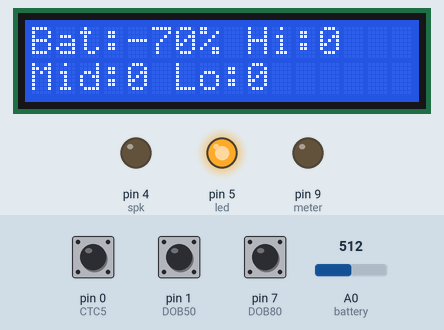
This sketch was run on a simulated Arduino Uno, built with avr-gcc and run on an emulated ATmega328P. Parts: 16×2 character LCD, output pins drawn as LEDs (lit = HIGH). The test bench sets the inputs (shaded band); at power-on: A0 (battery) = 512, pin 0 (CTC5) HIGH, pin 1 (DOB50) HIGH, pin 7 (DOB80) HIGH.

Above: at 3.3 s.
3.4 s: A0 (battery) set to 716
At 4.6 s:
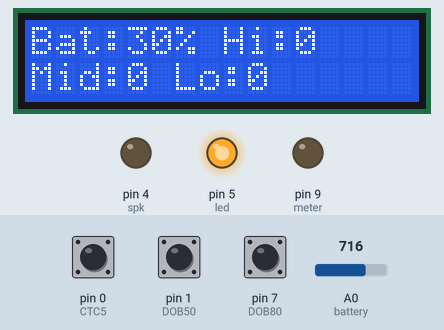
4.9 s: A0 (battery) set to 900
At 5.6 s:
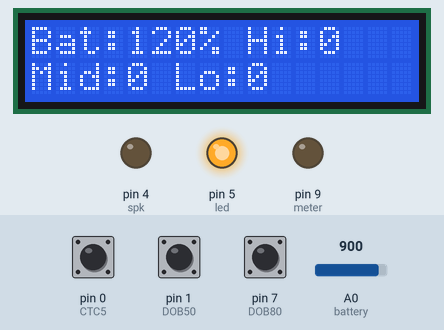
6.5 s: A0 (battery) set to 1023
At 7.2 s:
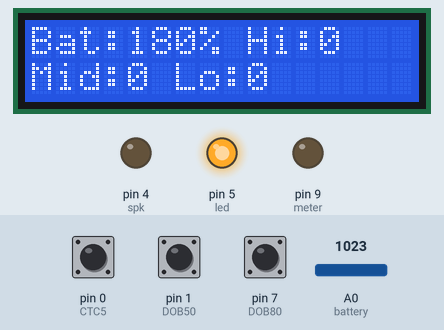
8.0 s: pin 0 (CTC5) pulsed LOW 2 times (0.12 s each, 0.3 s apart)
At 8.27 s:
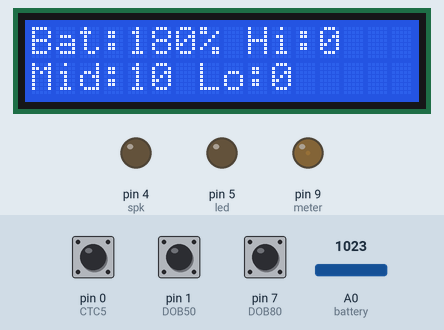
10.1 s: A0 (battery) set to 686
At 10.29 s:
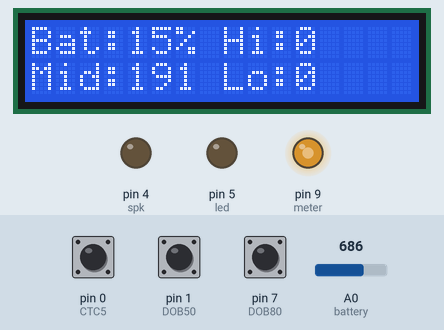
11.7 s: A0 (battery) set to 665
At 11.93 s:
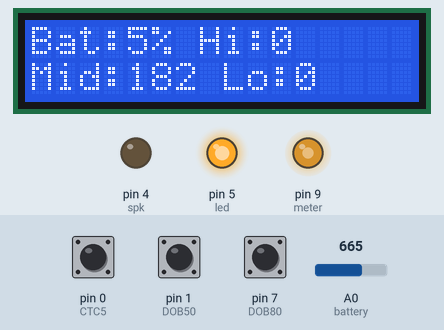
Timing chart, 0 to 14.7 s (numbered marks = the images above; inputs shaded):
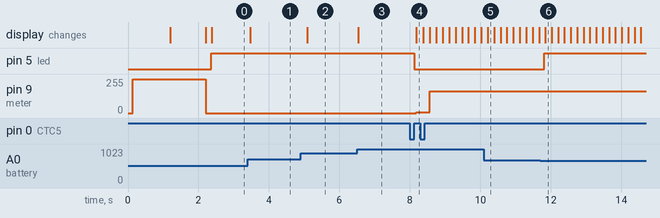

The sketch:

3_tube_Geiger_counter.ino
```cpp
/* Triple tube Geiger Counter project
    (c) A.G.Doswell April 2020

    DOB-50 Tube for Beta/Gamma
    DOB-80 Tube for Beta/Gamma & X-rays
    CTC5 tube for Hard Beta & Gamma

    Hardware details can be found at andydoz.blogspot.com

    Compile with -02 switch for maximum performance.

*/
#include <Wire.h>
#include <LiquidCrystal_I2C.h>
unsigned int spk = 4; // Speaker drive transistor connected to pin 4
unsigned int led = 5; // Battery Low/Counter LED connected to pin 5
unsigned int meter = 9;// Analogue meter drive transistor connected to pin 9
unsigned int battery = A0; // Pin used to monitor LiPo voltage
unsigned int DOB50 = 1; // Pin where DOB-50 output connects from Q3
unsigned int CTC5 = 0; // Pin where CTC5 output connects from Q5
unsigned int DOB80 = 7; // Pin where DOB80 connects from Q4
unsigned int peakMeterVal; // Peak read value for analogue meter
unsigned int DOB50peak;
unsigned int DOB80peak;
unsigned int CTC5peak;
int writeMeterVal;
unsigned loopcounter;
volatile boolean DOB50flag; // flags to show which tube has triggered
boolean DOB80flag;
boolean CTC5flag;
boolean DOB80HIGH; // flags used for "software" falling edge interrupt
boolean CTC5HIGH;
boolean DOB50HIGH;
unsigned long lastDOB50; //Timing of last pulses arrived from each tube
unsigned long lastDOB80;
unsigned long lastCTC5;
long DOB50CPM; // Counts per minute for each tube.
long DOB80CPM;
long CTC5CPM;
LiquidCrystal_I2C  lcd(0x3F, 16, 2);


void setup() {
  pinMode (spk, OUTPUT); // Set up pins
  pinMode (led, OUTPUT);
  pinMode (meter, OUTPUT);
  pinMode (battery, INPUT);
  pinMode (DOB50, INPUT);
  pinMode (CTC5, INPUT);
  pinMode (DOB80, INPUT);
  pinMode (0, INPUT);
  lcd.init();// start I2C LCD
  lcd.begin(16, 2); // set up the LCD as 16 x 2 display
  lcd.setBacklight(HIGH);
  lcd.clear();
  analogWrite (meter, 255);
  lcd.println(" 3 Tube Geiger  "); //splash screen
  lcd.setCursor(0, 1);
  lcd.println("    Counter     ");
  delay (1000);
  lcd.clear();
  lcd.print("andydoz.blogspot");
  lcd.setCursor(0, 1);
  lcd.print(".com     (c)2020");
  delay (1000);
  lcd.clear();
  analogWrite (meter, 0);
  lastDOB50 = millis(); //Update all timers for tubes
  lastDOB80 = millis();
  lastCTC5 = millis();

}

void loop() {
  if (!digitalRead (DOB80)) { // if the DOB80 tube gets a pulse
    DOB80HIGH = true;
  }
  if (DOB80HIGH && digitalRead(DOB80)) { //set the flag when it falls.
    DOB80flag = true;
    DOB80HIGH = false;
  }

  if (!digitalRead (CTC5)) { // if the CTC5 tube gets a pulse
    CTC5HIGH = true;
    //CTC5flag = true;
  }
  if (CTC5HIGH && digitalRead(CTC5)) {// set the flag when it falls.
    CTC5flag = true;
    CTC5HIGH = false;
  }

  if (!digitalRead (DOB50)) { // if the DOB80 tube gets a pulse
    DOB50HIGH = true;
  }
  if (DOB50HIGH && digitalRead(DOB50)) { //set the flag when it falls.
    DOB50flag = true;
    DOB50HIGH = false;
  }

  if (DOB50flag || DOB80flag || CTC5flag) { //if any tube gets a pulse, update the results
    processResults();
  }
  else { //only update the display when there's no pulses, and the loop counter's been round a while.
    if (loopcounter >= 10000) {
      updateLCD();
      loopcounter = 0;
    }
  }
  loopcounter++;
}

void tick() {
  digitalWrite (spk, HIGH); // make the speaker click, and flash the LED.
  digitalWrite (led, HIGH);
  digitalWrite (led, LOW);
  digitalWrite (spk, LOW);
}

float BatteryCheck() { //get the battery voltage

  int sensorValue = analogRead(battery);
  float voltage = sensorValue * (5.0 / 1023.0);
  return voltage;
}

void DOB50detect() { //ISR for DOB50 tube
  DOB50flag = true;
}

void processResults () {
  if (DOB50flag) {
    DOB50CPM = (60000 / (millis() - lastDOB50)) ; // Calculate counts per minute.
    tick();
    lastDOB50 = millis();
    DOB50flag = false;
    if (DOB50CPM > DOB50peak) {
      DOB50peak = DOB50CPM;
    }
  }
  if (DOB80flag) {
    DOB80CPM = (60000 / (millis() - lastDOB80)) ;
    tick();
    lastDOB80 = millis();
    DOB80flag = false;
    if (DOB80CPM > DOB80peak) {
      DOB80peak = DOB80CPM;
    }
  }
  if (CTC5flag) {
    CTC5CPM = (60000 / (millis() - lastCTC5))  ;
    tick();
    lastCTC5 = millis();
    CTC5flag = false;
    if (CTC5CPM > CTC5peak) {
      CTC5peak = CTC5CPM;
    }
  }
}

void updateLCD () { // Check the battery, update the LCD display with all current results
  float  batVoltage = BatteryCheck();
  batVoltage = 100 * (batVoltage - 3.2 );
  if (batVoltage <= 10) { // if the battery is less than 10% remaining, switch the LED on permanently
    digitalWrite (led, HIGH);
  }
  lcd.setCursor(0, 0); //Display resuluts to LCD
  lcd.print("Bat:");
  lcd.print(batVoltage, 0);
  lcd.print("% ");
  lcd.print("Hi:");
  lcd.print(DOB50peak);
  lcd.print(" ");
  lcd.setCursor(0, 1);
  lcd.print("Mid:");
  lcd.print(CTC5peak);
  lcd.print(" Lo:");
  lcd.print(DOB80peak);
  lcd.print(" ");
  int meterVal = (DOB80CPM + DOB50CPM + CTC5CPM) / 3;
  if (meterVal > peakMeterVal) { // update peak value on analogue meter
    peakMeterVal = meterVal;
  }
  int writeMeterVal = map(peakMeterVal, 0, 100, 0, 255);// write the value to the analogue meter.
  analogWrite (meter, writeMeterVal);
  if (peakMeterVal) {
    peakMeterVal --;
  }
  if (DOB50peak) {
    DOB50peak--;
  }
  if (DOB80peak) {
    DOB80peak--;
  }
  if (CTC5peak) {
    CTC5peak--;
  }

  writeMeterVal = map(peakMeterVal, 0, 100, 0, 255);// write the value to the analogue meter.
  analogWrite (meter, writeMeterVal);
}
```

Measured:
- the behaviour switches between 676 and 675 on A0 (battery) (found by bisection; images 5 and 6)
- after the input at 3.4 s, the display: changes after 0.07 s (image 1)
- after the input at 4.9 s, the display: changes after 0.19 s (image 2)
- after the input at 6.5 s, the display: changes at once (image 3)
- after the input at 8.0 s, pin 5 (led): HIGH → LOW after 0.12 s; pin 9 (meter): 0/255 → 5/255 after 0.18 s, → 165/255 0.38 s later; the display: changes after 0.18 s (image 4)
- after the input at 11.7 s, pin 5 (led): LOW → HIGH after 0.12 s
